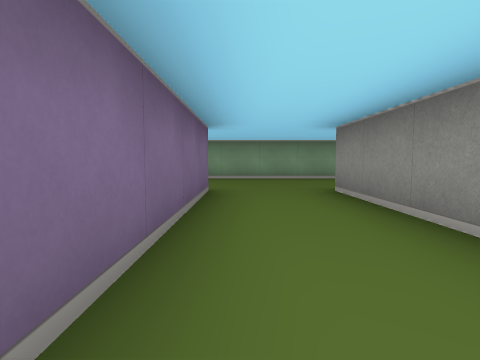
view 1 (above)

22 first-person views from a walk through a cub3D maze. The camera is about half as high as the walls, tilts 4° down and sees 80° across. The floor is counted in squares. Each view is taken from the middle of a square. On the plan, view 1 faces up. The plan holds only what a view shows up to about 9 squares ahead; the rest is blank.

view 2
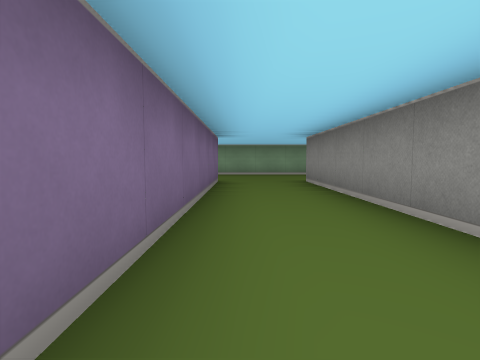

view 3
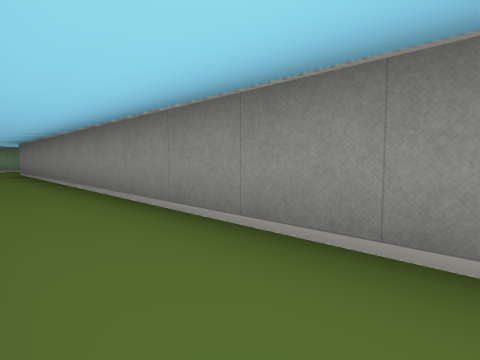

view 4
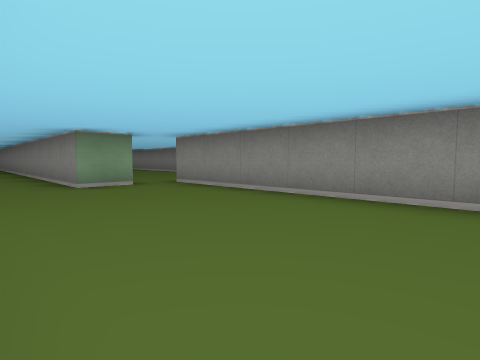

view 5
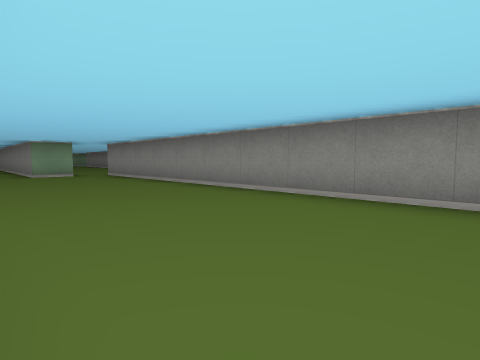

view 6
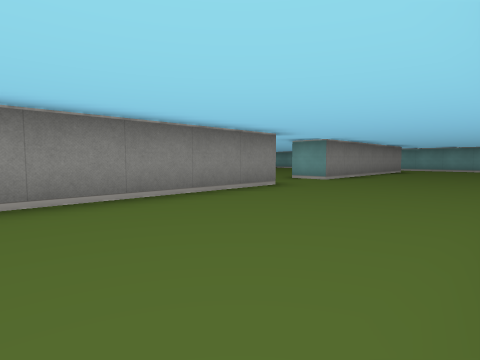

view 7
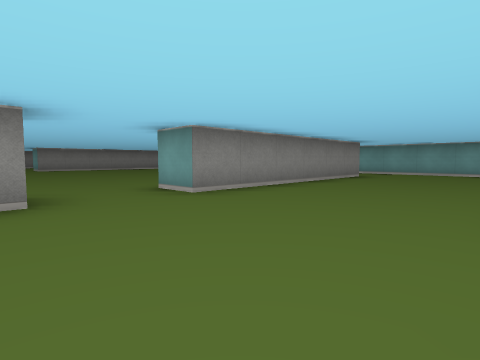

view 8
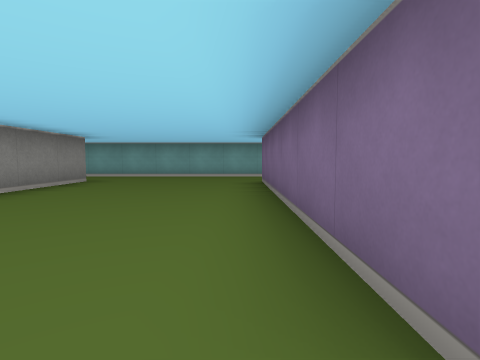

view 9
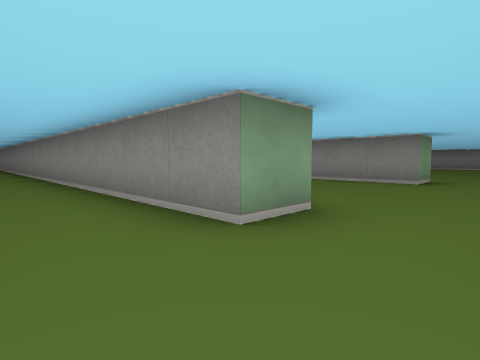

view 10
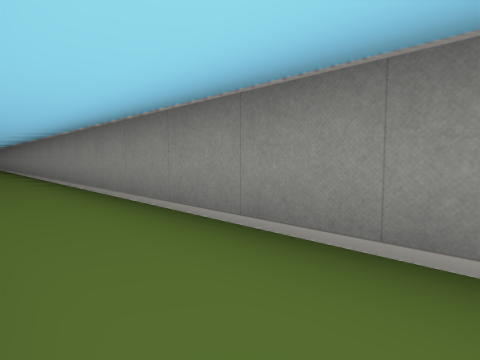

view 11
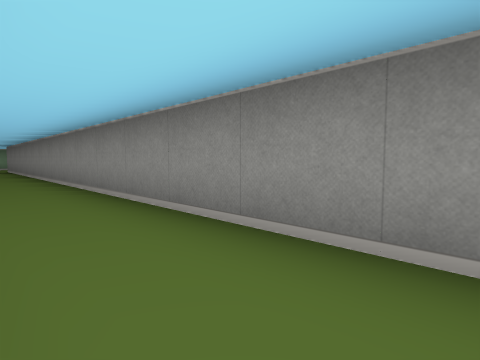

view 12
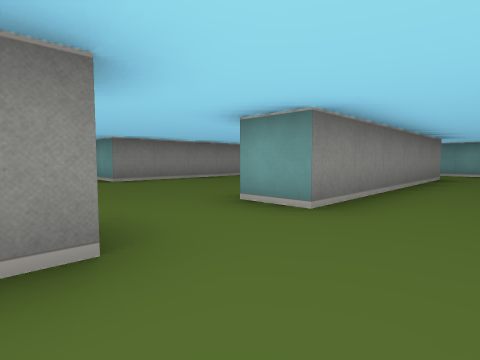

view 13
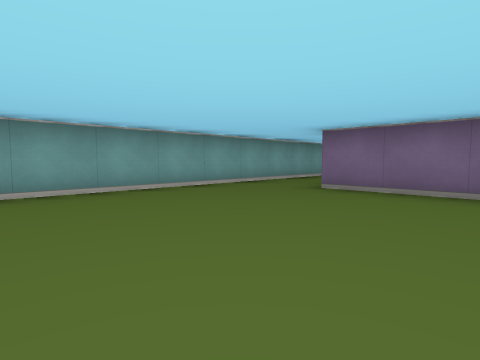

view 14
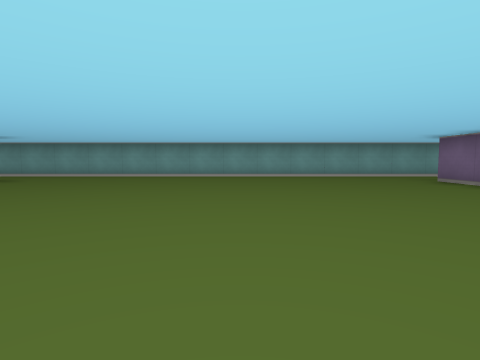

view 15
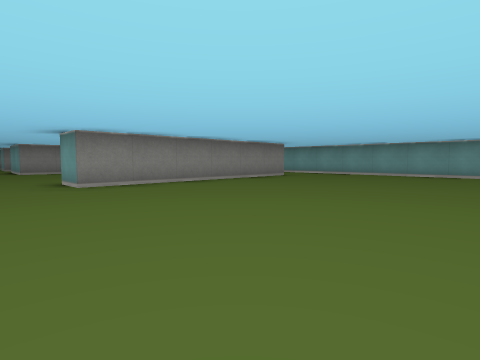

view 16
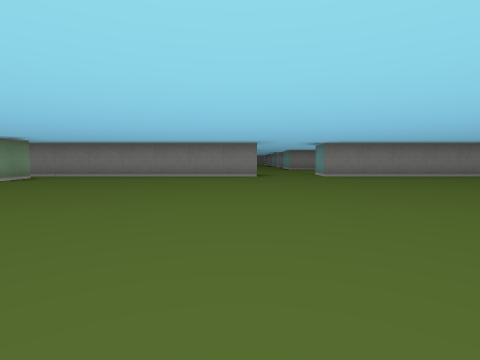

view 17
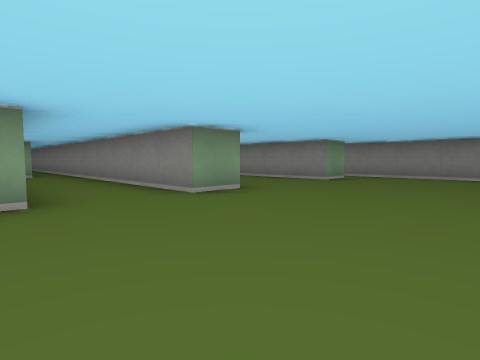

view 18
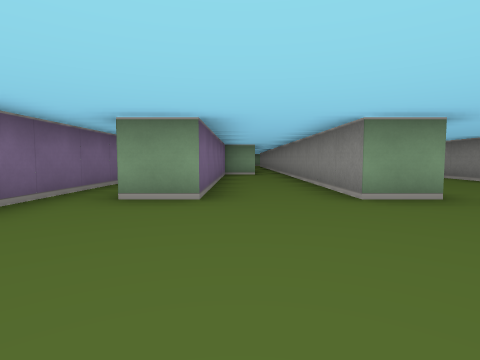

view 19
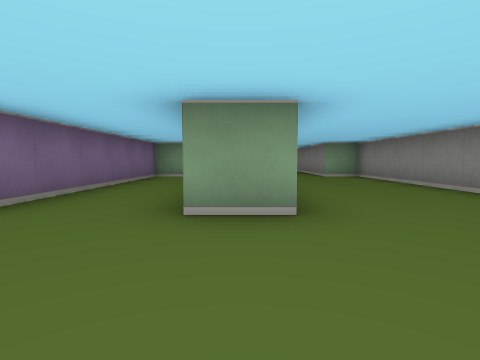

view 20
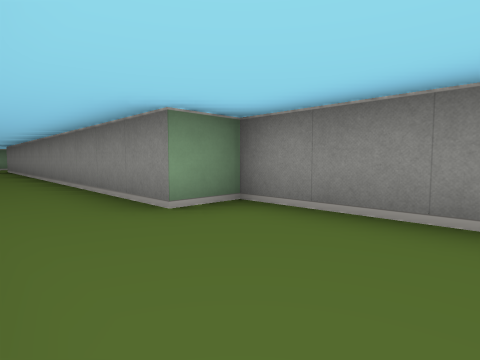

view 21
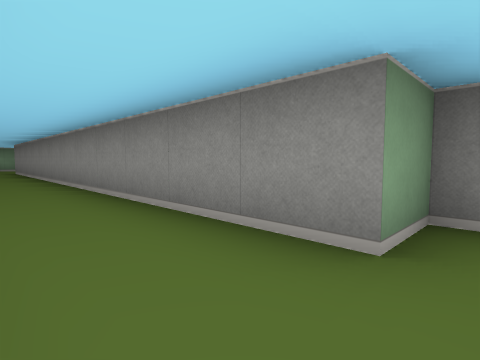

view 22
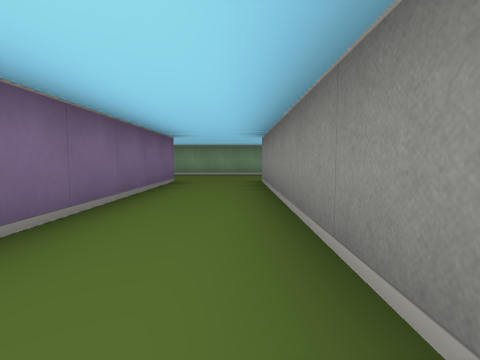

### Floor plan
Points are (right, up) in squares from view 1. A wall is a line through its corners. A room is listed if a view was taken in it or the views show most of it. See-through windows are left out.
Room 1 (views 1, 2, 3, 4, 5, 6, 7, 8)
walls: (-0.4, -19.5) (-1.5, -19.5); (4.5, -19.5) (3.5, -19.5) (3.5, -7.5); (-1.5, -21.5) (-0.5, -21.5) (-0.5, -27.5); (2.6, -7.5) (1.5, -7.5) (1.5, 4.5); (3.5, -27.6) (3.5, -21.5) (4.5, -21.5); (-2.1, -29.5) (4.4, -29.5); (-0.5, 4.5) (-0.5, -1.5)
ways out: opening at (-1, -28.5) to room 2; opening at (-1, -20.5) to room 2; opening at (0.5, 4.5) to room 2; opening at (3, -8) to room 2; opening at (4, -28.5) to room 3; opening at (4, -20.5) to room 3
Room 2 (views 9, 10, 11, 12)
walls: (2.6, 7.5) (-0.9, 7.5); (-1.5, -19.5) (-1.5, 1.2); (-1.5, -27.5) (-1.5, -21.5)
ways out: opening at (-1, -28.5) to room 1; opening at (-1, -20.5) to room 1; opening at (0.5, 4.5) to room 1; opening at (3, -8) to room 1; opening at (9.7, 4.3) to room 3
Room 3 (views 13, 14, 15, 16, 17, 18, 19, 20, 21, 22)
walls: (9.6, -13.5) (8.5, -13.5) (8.5, -6.8); (13.6, -13.5) (12.5, -13.5) (12.5, -7.5) (11.5, -7.5) (11.5, 4.5); (14.5, -19.5) (14.5, -12.8); (4.5, -11.1) (4.5, -14.1); (7.6, -7.5) (6.5, -7.5) (6.5, -13.5) (5.5, -13.5); (4.5, -25.4) (4.5, -27.5); (14.5, -27.2) (14.5, -21.5); (4.4, -29.5) (14.6, -29.5); (9.5, 4.5) (9.5, -0.2)
ways out: opening at (4, -28.5) to room 1; opening at (4, -20.5) to room 1; opening at (9.7, 4.3) to room 2; opening at (15, -28.5); opening at (15, -20.5)

Positions as (right, up) in squares from view 1, and headings:
1: (0, 0), facing up
2: (0, -2), facing up
3: (0, -7), facing up-right
4: (0, -13), facing up-right
5: (0, -17), facing up-right
6: (0, -15), facing down-right
7: (0, -19), facing down-right
8: (0, -21), facing down
9: (-3, -21), facing up-right
10: (-3, -16), facing up-right
11: (-3, -10), facing up-right
12: (-3, -19), facing down-right
13: (9, -25), facing down-left
14: (9, -21), facing down
15: (9, -20), facing down-right
16: (6, -19), facing right
17: (6, -17), facing up-right
18: (7, -17), facing up
19: (9, -16), facing up
20: (10, -10), facing up-right
21: (10, -8), facing up-right
22: (11, -2), facing up
